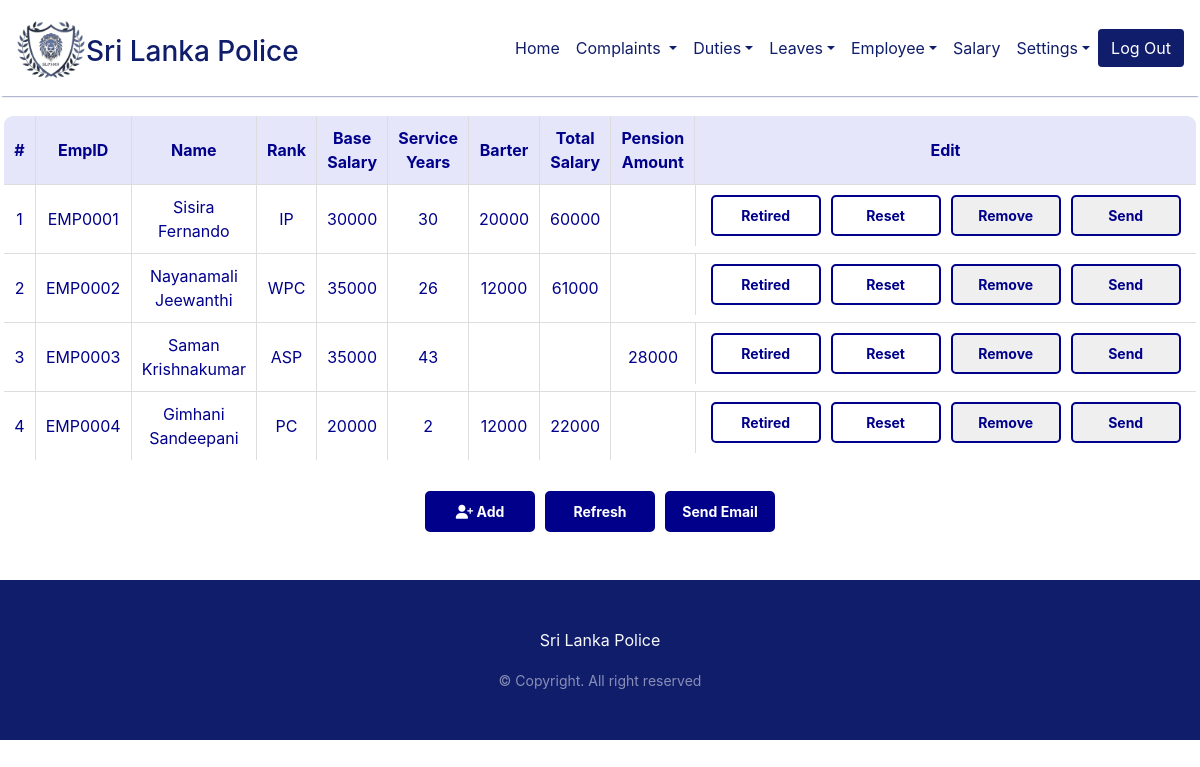
Page /src/payroll.php (signed in) on the earlier database version.
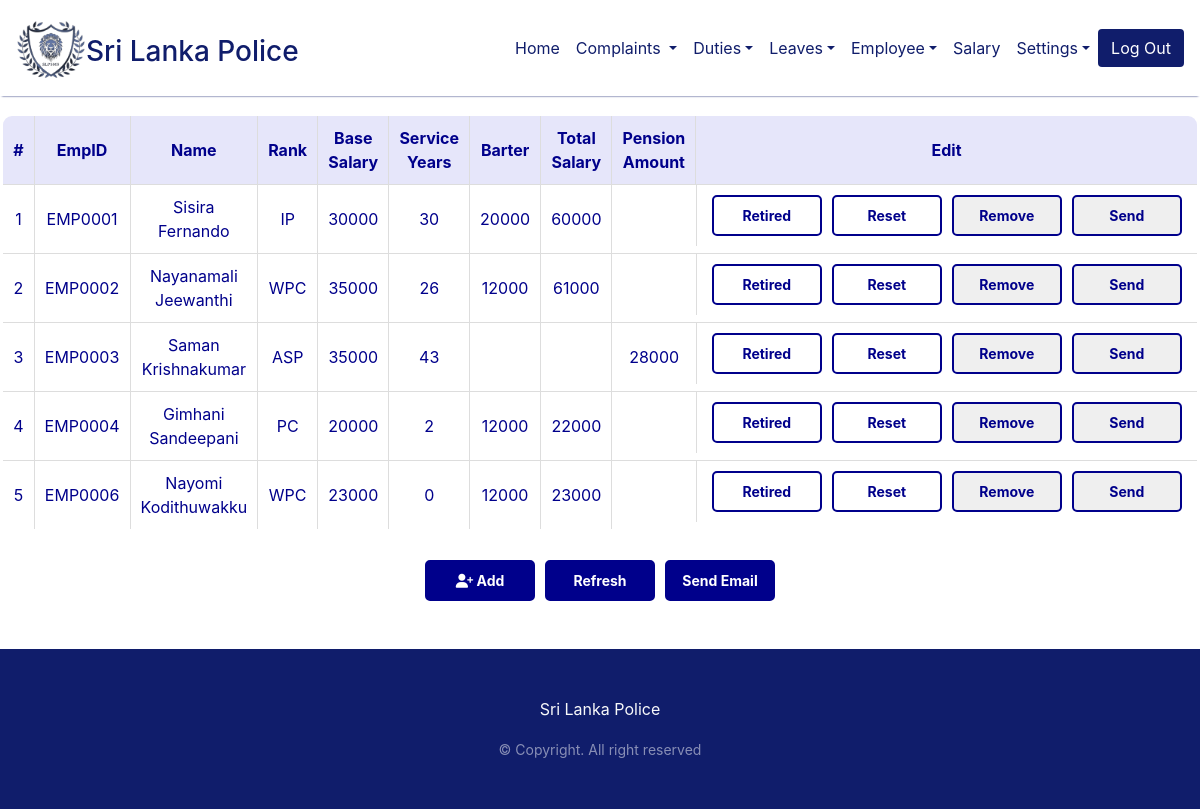
Same page on the later database version.
### tables this page shows
CREATE TABLE `salary` (
  `empID` varchar(10) NOT NULL,
  `base_salary` float NOT NULL,
  `service_years` int(11) NOT NULL,
  `bartar_amount` float DEFAULT NULL,
  `total_salary` float DEFAULT NULL,
  `pension_amount` float DEFAULT NULL
);

CREATE TABLE `employee` (
  `empID` varchar(10) NOT NULL,
  `first_name` varchar(50) NOT NULL,
  `last_name` varchar(50) NOT NULL,
  `dob` date NOT NULL,
  `email` varchar(100) NOT NULL,
  `tel_no` varchar(10) NOT NULL,
  `address` varchar(250) NOT NULL,
  `nic` varchar(15) NOT NULL,
  `gender` varchar(6) NOT NULL,
  `appointment_date` date NOT NULL,
  `marital_status` varchar(20) NOT NULL,
  `rank` varchar(20) NOT NULL,
  `retired_status` tinyint(1) NOT NULL
);

### src/payroll.php (the view, shortened to what the changed rows need)
<?php
$dbcon = new DBConnector();
if (isset($_SESSION["user_id"], $_SESSION["role"], $_SESSION["username"]) && ($_SESSION["role"] == "admin" || $_SESSION["role"] == "accountant_officer")) {
    ?>
    <!doctype html>
    <html lang="en">
    <head>
        <link rel="stylesheet" href="../css/index.css">
        <link rel="stylesheet" href="../css/calculate-salary.css">
        <link rel="stylesheet" href="https://cdnjs.cloudflare.com/ajax/libs/font-awesome/4.7.0/css/font-awesome.min.css">
        <link rel="stylesheet" href="https://cdn.jsdelivr.net/npm/bootstrap@4.6.2/dist/css/bootstrap.min.css"
>
    </head>
    <body>
        <div>
            <div style="overflow-x: auto;">
                <table class="table-con">
                    <thead>
                        <tr>
                            <th>#</th>
                            <th>EmpID</th>
                            <th>Name</th>
                            <th>Rank</th>
                            <th>Base Salary</th>
                            <th>Service Years</th>
                            <th>Barter</th>
                            <th>Total Salary</th>
                            <th>Pension Amount</th>
                            <th>Edit</th>
                        </tr>
                    </thead>
                    <tbody>
                        <?php
                        try {
                            $con = $dbcon->getConnection();
                            $query = "SELECT salary.*, employee.first_name, employee.last_name, employee.rank FROM salary, employee where salary.empID = employee.empID";
                            $pstmt = $con->prepare($query);
                            $pstmt->execute();
                            $rs = $pstmt->fetchAll(PDO::FETCH_OBJ);
                            $i = 1;
                            foreach ($rs as $employee) {
                                ?>
                                <tr>
                                    <td>
                                        <?php echo $i; ?>
                                    </td>
                                    <td>
                                        <?php echo $employee->empID; ?>
                                    </td>
                                    <td>
                                        <?php echo $employee->first_name." ".$employee->last_name; ?>
                                    </td>
                                    <td>
                                        <?php echo $employee->rank; ?>
                                    </td>
                                    <td>
                                        <?php echo $employee->base_salary; ?>
                                    </td>
                                    <td>
                                        <?php echo $employee->service_years; ?>
                                    </td>
                                    <td>
                                        <?php echo $employee->bartar_amount; ?>
                                    </td>
                                    <td>
                                        <?php echo $employee->total_salary; ?>
                                    </td>
                                    <td>
                                        <?php echo $employee->pension_amount; ?>
                                    </td>
                                    <td class="buttons"><a class="btn2"
                                            href="retired-employee.php?empID=<?php echo $employee->empID; ?>&base_salary=<?php echo $employee->base_salary; ?>">Retired</a>
                                        <a class="btn2"
                                            href="reset-payroll.php?empID=<?php echo $employee->empID; ?>&base_salary=<?php echo $employee->base_salary; ?>">Reset</a>
                                        <button type="button" class="btn2" data-id="<?php echo $employee->empID; ?>"
                                            onclick="confirmDelete(this);">Remove</button>
                                        <button type="button" class="btn2" data-id="<?php echo $employee->empID; ?>"
                                            onclick="sendSalarySheet(this);">Send</button>
                                    </td>
                                </tr>
                                <?php
                                $i++;
                            }
                        } catch (PDOException $exc) {
                            echo $exc->getMessage();
                        }
                        ?>
                    </tbody>
                </table>
            </div>
        </div>
    </body>
    </html>
    <?php
} else {
    header("Location: loginForm.php");
}
?>

Differences in the rows shown:
added salary: empID "EMP0006", empID.first_name "Nayomi", empID.last_name "Kodithuwakku", empID.rank "WPC", base_salary "23000", service_years "0", bartar_amount "12000", total_salary "23000"
